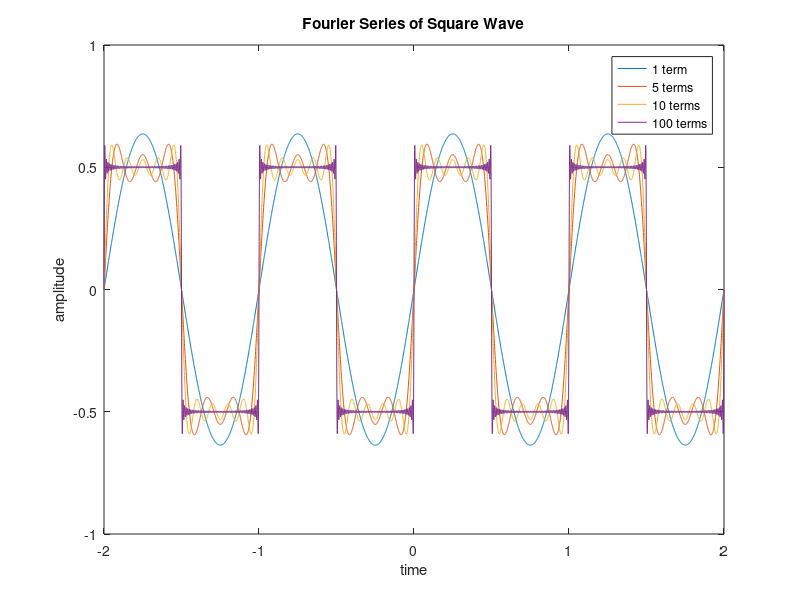

Here is the MATLAB script that generated this plot:
%FOURIER SERIES SQUARE WAVE
% David Pelley

%housekeeping 
clc;
clear;
close all;

%variables 
x = -2:.001:2;   % BOUNDS.. this is a specific example 
x = x';


%for loops
n= 1; % 1 term variables 
wave1 = zeros(size(x,1),1);
for i = 1:2:n %for loop to run 1 term
  wave1 = wave1 + 4*(sin(2*i*pi*x)/(2*i*pi));  % FUNCTION.. also specific
                                                % change/play with as
                                                % needed
end
n= 5; % 5 term variables
wave5 = zeros(size(x,1),1);
for i = 1:2:n %for loop to run 5 terms
  wave5 = wave5 + 4*(sin(2*i*pi*x)/(2*i*pi));
end
n= 10; %10 term variables
wave10 = zeros(size(x,1),1);
for i = 1:2:n %for loop to run 10  terms
  wave10 = wave10 + 4*(sin(2*i*pi*x)/(2*i*pi));
end
n= 100; %100 term variables 
wave100 = zeros(size(x,1),1);
for i = 1:2:n %for loop to run 100 terms
  wave100 = wave100 + 4*(sin(2*i*pi*x)/(2*i*pi));
end

%plotting and labeling
plot(x,wave1)
hold on
plot(x,wave5)
hold on
plot(x,wave10)
hold on
plot(x,wave100)
legend ('1 term','5 terms','10 terms','100 terms')
xlabel('time')
ylabel('amplitude')
title('Fourier Series of Square Wave')